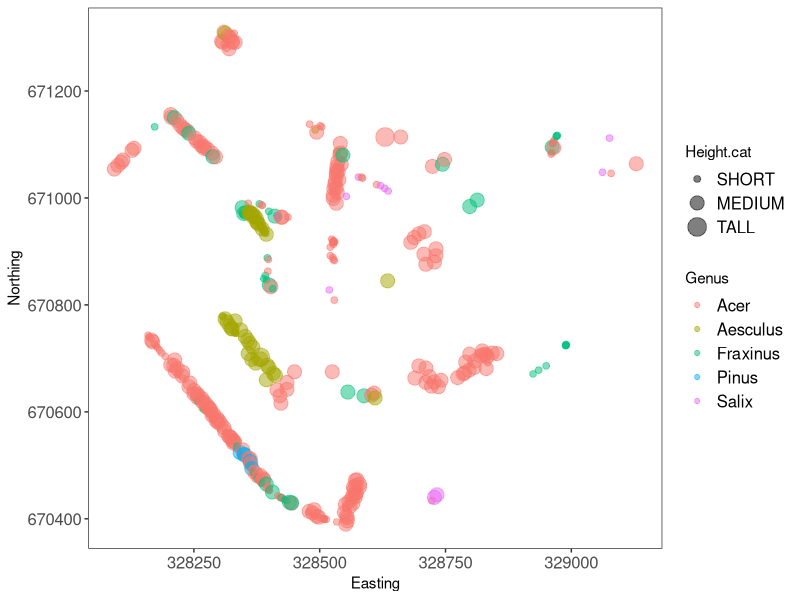
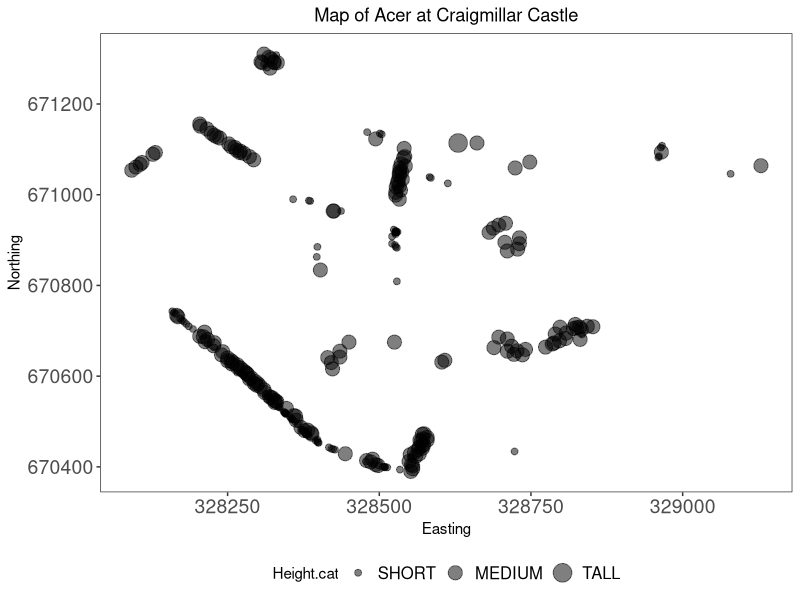
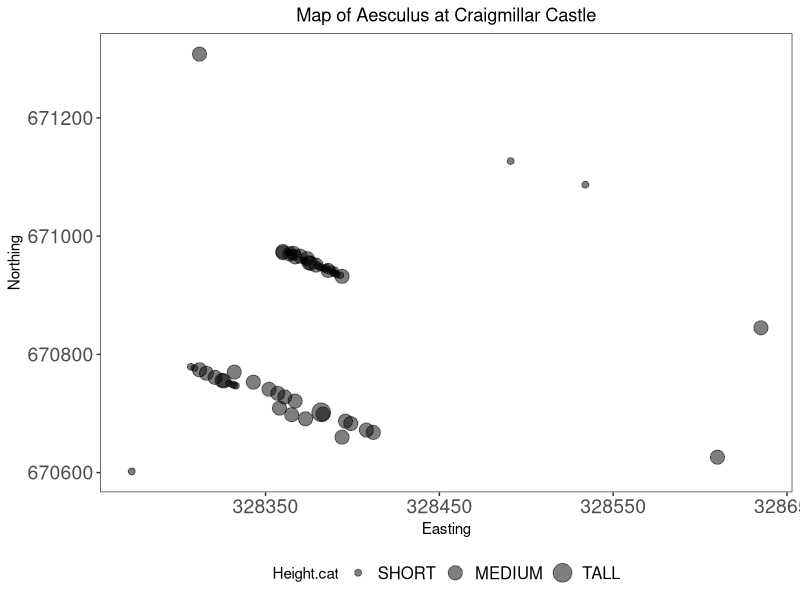
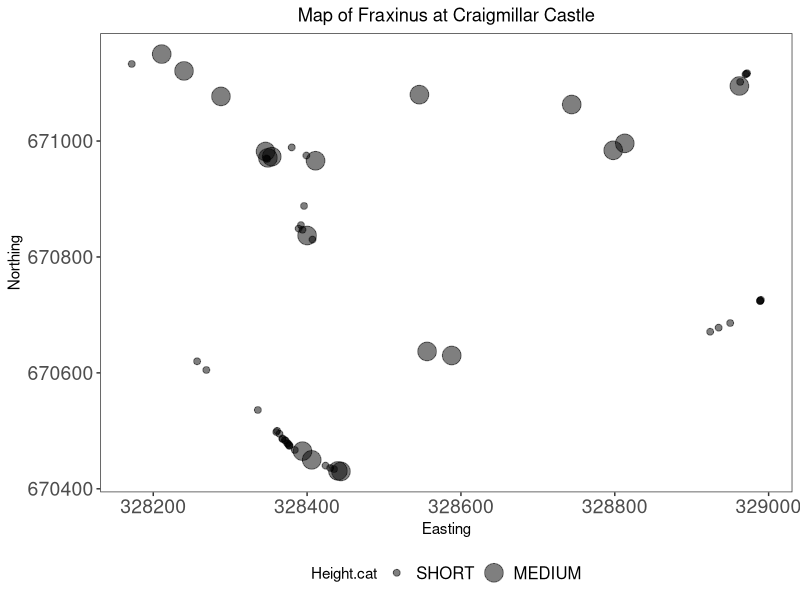
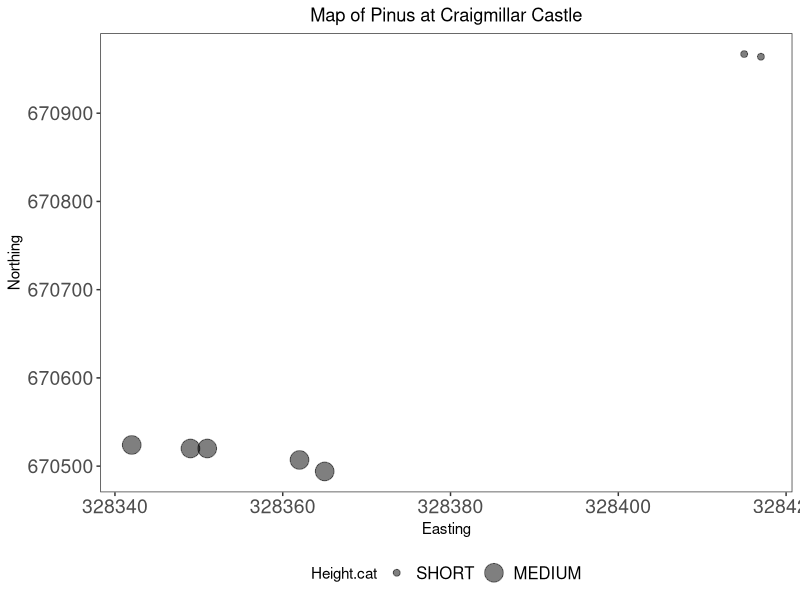
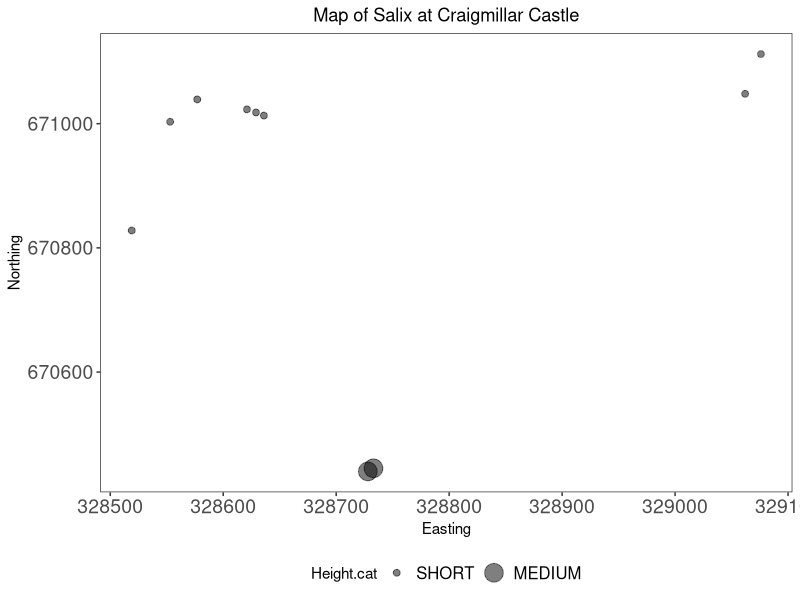
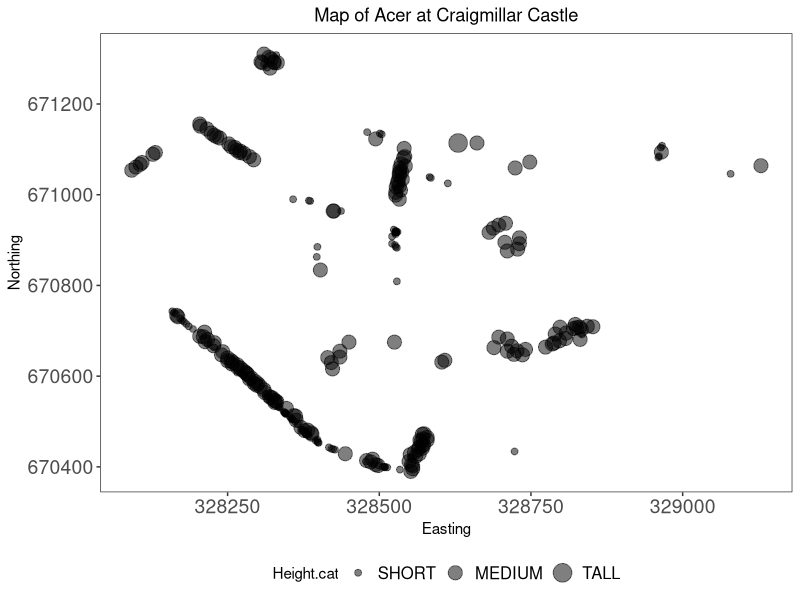
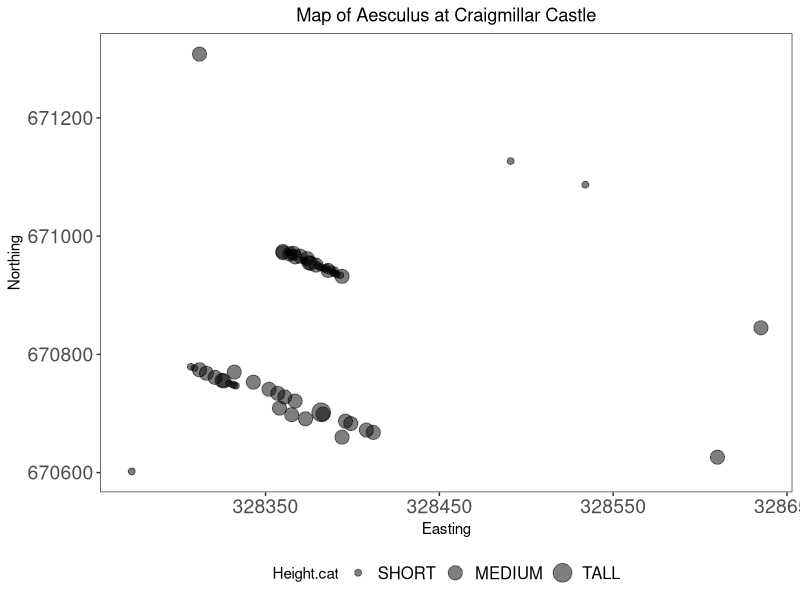

These figures' R source, in order: (Note: this script raises an error after producing the figures.)
# Coding club Data manipulation 2 #

# Setting wd + library + files----
setwd("~/Desktop/School related/Data Science/course-repository-louise-litrico/Coding_club_tutos/Data Manipulation/CC-data-manip-2-master")

library(dplyr)
library(ggplot2)
library(tidyr)
trees <- read.csv("trees.csv", header = TRUE)

# Count nb of trees per species ----

trees.grouped <- group_by(trees, CommonName)
trees.summary <- summarise(trees.grouped, count = length(CommonName))
trees.summary <- tally(trees.grouped)  # same thing with tally() from dplyr

# same thing with with a pipe 
trees.summary <- trees %>%
  group_by(CommonName) %>% 
  tally()

# using trees data, select 3 species, group them by name and age and count how many there are in those 2 categories 
# should give back a df with 2 variables (CommonName and AgeGroup) and the number of each? == not exactly but almost
# creates a new object with 3 columns = commonname, agegroup and the tally amount for each combination of both those variables 
trees.subset <- trees %>% 
  filter(CommonName %in% c("Common Ash", "Rowan", "Scots Pine")) %>% 
  group_by(CommonName, AgeGroup) %>% 
  tally()

# Create summary dataframe ----

summ.all <- summarise_all(trees, mean)

# Changing factor levels or categorical data = re-classifying factor ----

# Adding Genus column using case_when()
unique(trees$LatinName)

trees.genus <- trees %>% 
  mutate(Genus = case_when(
    grepl("Acer", LatinName) ~ "Acer", 
    grepl("Fraxinus", LatinName) ~ "Fraxinus", 
    grepl("Sorbus", LatinName) ~ "Sorbus", 
    grepl("Betula", LatinName) ~ "Betula", 
    grepl("Populus", LatinName) ~ "Populus", 
    grepl("Laburnum", LatinName) ~ "Laburnum", 
    grepl("Aesculus", LatinName) ~ "Aesculus", 
    grepl("Fagus", LatinName) ~ "Fagus", 
    grepl("Prunus", LatinName) ~ "Prunus", 
    grepl("Pinus", LatinName) ~ "Pinus", 
    grepl("Sambucus", LatinName) ~ "Sambucus", 
    grepl("Crataegus", LatinName) ~ "Crataegus", 
    grepl("Ilex", LatinName) ~ "Ilex", 
    grepl("Quercus", LatinName) ~ "Quercus", 
    grepl("Larix", LatinName) ~ "Larix", 
    grepl("Salix", LatinName) ~ "Salix", 
    grepl("Alnus", LatinName) ~ "Alnus"))
  
# Doing the same with seperate()
# this creates 2 new columns then removes the species one 
trees.genus.2 <- trees %>% 
  tidyr::separate(LatinName, c("Genus", "Species"), sep = " ", remove = FALSE) %>% 
  dplyr::select(-Species)

# Changing height levels from 5 to 3 
trees.genus <- trees.genus %>%   # overwriting the data frame 
  mutate(Height.cat =   # creating the new column
           case_when(Height %in% c("Up to 5 meters", "5 to 10 meters") ~ "Short", 
                     Height %in% c("10 to 15 meters", "15 to 20 meters") ~ "Medium", 
                     Height == "20 to 25 meters" ~ "Tall"))

# Reordering factor levels ----

levels(trees.genus$Height.cat)  # this doesn't work... WHY?
unique(trees.genus$Height.cat)  # this does... WHY?

trees.genus$Height.cat <- factor(trees.genus$Height.cat,
                                 levels = c('Short', 'Medium', 'Tall'),
                                 labels = c('SHORT', 'MEDIUM', 'TALL'))   # order should match the levels above!

levels(trees.genus$Height.cat)  # now it works... WHY?

# Plotting ----

# create subset with 5 genuses 
trees.five <- trees.genus %>%
  filter(Genus %in% c("Acer", "Fraxinus", "Salix", "Aesculus", "Pinus"))

# 1 map with all Genuses
(map.all <- ggplot(trees.five) +
            geom_point(aes(x = Easting, y = Northing, size = Height.cat, colour = Genus), alpha = 0.5) +
            theme_bw() +
            theme(panel.grid = element_blank(),
                  axis.text = element_text(size = 12),
                  legend.text = element_text(size = 12)))

# 5 maps for 5 genuses 
trees.plots <- trees.five %>%  # data used
  group_by(Genus) %>%          # group them by the 5 genuses
  do(plots =                   # to use the ggplot gunction within a pipe? 
       ggplot(data = .) +
       geom_point(aes(x = Easting, y = Northing, size = Height.cat), alpha = 0.5) +
       labs(title = paste("Map of", .$Genus, "at Craigmillar Castle", sep = " ")) +
       theme_bw() +
       theme(panel.grid = element_blank(), 
             axis.text = element_text(size = 14), 
             legend.text = element_text(size = 12), 
             plot.title = element_text(hjust = 0.5), 
             legend.position = "bottom"))

# see the graphs 
trees.plots$plots

# save the graphs in wd with another pipe
# do we use a pipe here to save the plots within themselves in a way???
trees.plots %>% 
  do(., 
     ggsave(.$plots, filename = paste(getwd(), "/", "map-", .$Genus, ".png", sep = ""), device = "png", height = 12, width = 16, units = "cm"))

# why not just do this =
ggsave(trees.plots$plots, filename = paste(getwd(), "/", "map-", trees.plots$Genus, '.png', sep = " "), devide = "png", height = 12, width = 16, units = "cm")

# Challenge ----

# finding middle value 
middle_value_northing <- (max(trees.genus$Northing) - min(trees.genus$Northing))/2  +min(trees.genus$Northing)
middle_value_easting <- (max(trees.genus$Easting) - min(trees.genus$Easting))/2 + min(trees.genus$Easting)

# creating new df with column with the quadrants 
trees.quadrant <- trees.genus %>% 
  mutate(Quadrant = 
           case_when(Northing >= c(middle_value_northing) & Easting <= c(middle_value_easting) ~ "NW",
                     Northing < c(middle_value_northing) & Easting <= c(middle_value_easting) ~ "SW",
                     Northing >= c(middle_value_northing) & Easting > c(middle_value_easting) ~ "NE", 
                     Northing < c(middle_value_northing) & Easting > c(middle_value_easting) ~"SE"))
# Calculating species richness 
trees.quadrant.richness <- trees.quadrant %>% 
  group_by(Quadrant) %>% 
  tally()
                          
sp.richness <- trees.quadrant %>%
  group_by(Quadrant) %>%
  summarise(richness = length(unique(LatinName)))
# why do I get different results? 

# Calculating Acer % in each quadrant
trees.quadrant.acer <- trees.quadrant %>% 
  group_by(Quadrant, Genus) %>% 
  tally() %>% 
  group_by(Quadrant) %>% 
  mutate(total = sum(n)) %>% 
  filter(Genus == "Acer") %>% 
  mutate(percent = n/total)


# Making Acer age groups
trees.age <- trees.quadrant %>% 
  filter(Genus == "Acer") %>% 
  group_by(Quadrant, AgeGroup) %>% 
  tally() %>% 
  rename(Count = n) %>% 
  mutate(Age = 
           case_when(AgeGroup %in% c("Juvenile", "Semi-mature") ~ "Young",
                     AgeGroup == "Middle Aged" ~ "Middle Aged",
                     AgeGroup == "Mature" ~ "Mature"))

unique(trees.age$Age)  # to check order
trees.age$Age <- factor(trees.age$Age, 
                         levels = c('Young', 'Middle Aged', 'Mature'))  # to change order
levels(trees.age$Age)  # to check the chenge worked well

# Making Acer counts barplot
barplot.acer <- trees.age %>% 
    group_by(Quadrant) %>% 
    do(plots = 
         ggplot(data = .) +           
         geom_col(aes(Age, Count), fill = "#a9c3e1", colour = "black") +
         theme_bw() +
         labs(title = paste("Barplot of Acer counts at Craigmillar Castle (", .$Quadrant, ")", sep = " ")) +
         xlab("Age Group") +
         ylab("Acer counts"))

barplot.acer$plots  # to see the plots 

barplot.acer %>% 
  do(., 
     ggsave(.$plots, filename = paste(getwd(), "/", "Acer-counts-", .$Quadrant, ".png", sep = ""), device = "png", height = 12, width = 16, units = "cm"))

